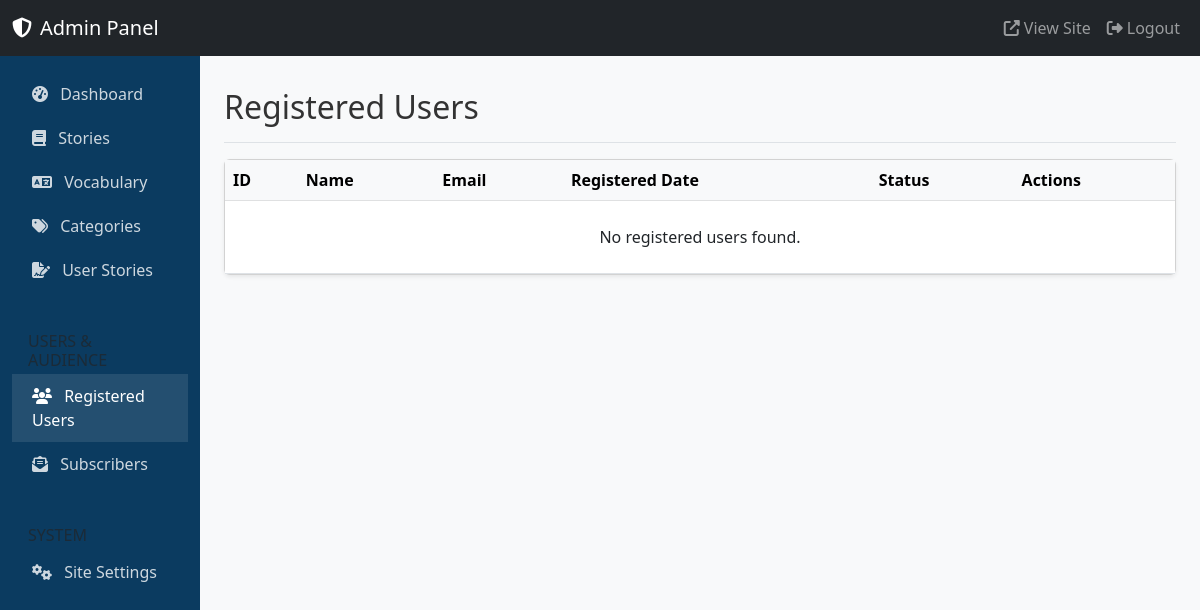
Page /english-learning/admin/users.php (signed in) on the earlier database version.
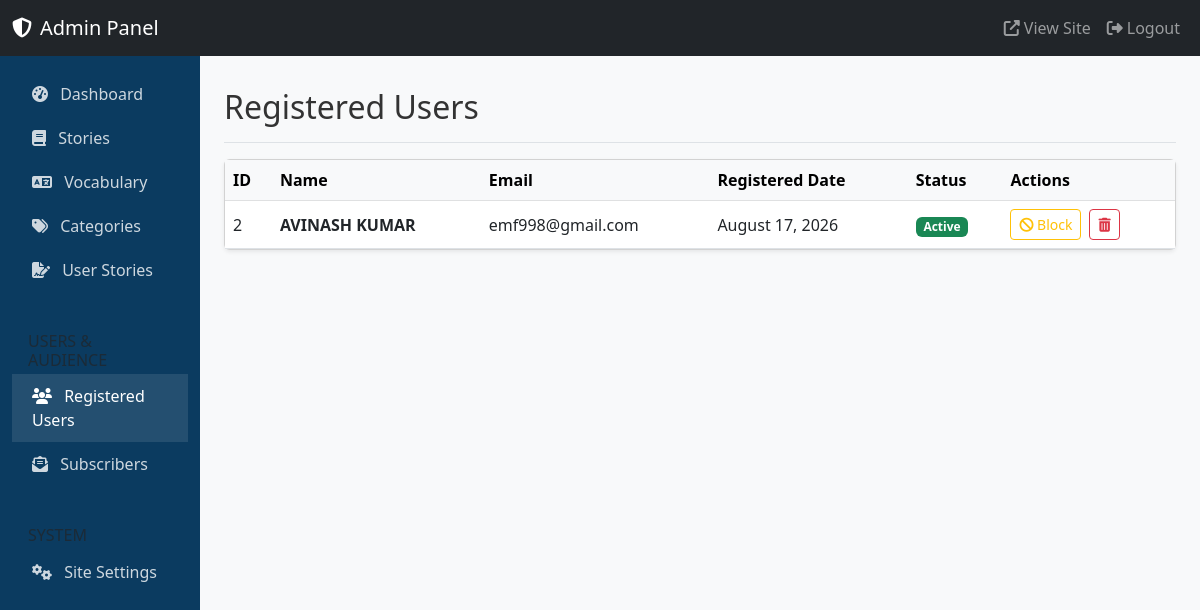
Same page on the later database version.
### tables this page shows
CREATE TABLE `users` (
  `id` int(11) NOT NULL AUTO_INCREMENT,
  `name` varchar(100) NOT NULL,
  `email` varchar(100) NOT NULL,
  `mobile` varchar(20) DEFAULT NULL,
  `status` enum('active','blocked') DEFAULT 'active',
  `password` varchar(255) NOT NULL,
  `created_at` timestamp NOT NULL DEFAULT current_timestamp(),
  PRIMARY KEY (`id`),
  UNIQUE KEY `email` (`email`)
);

### english-learning/includes/functions.php (called while the page is built, shortened)
<?php
function escape($string) {
    return htmlspecialchars($string, ENT_QUOTES, 'UTF-8');
}
function formatDate($date) {
    return date('F j, Y', strtotime($date));
}
?>

### english-learning/admin/users.php (the view, shortened to what this page needs)
<?php
require_once '../config/database.php';
require_once '../includes/functions.php';
$page = isset($_GET['page']) ? (int)$_GET['page'] : 1;
$per_page = 20;
$offset = ($page - 1) * $per_page;
$stmt = $pdo->prepare("SELECT id, name, email, status, created_at FROM users ORDER BY created_at DESC LIMIT :limit OFFSET :offset");
$stmt->bindValue(':limit', $per_page, PDO::PARAM_INT);
$stmt->bindValue(':offset', $offset, PDO::PARAM_INT);
$stmt->execute();
$users = $stmt->fetchAll();
include 'includes/header.php';
?>
<div class="d-flex justify-content-between flex-wrap flex-md-nowrap align-items-center pt-3 pb-2 mb-3 border-bottom">
    <h1 class="h2">Registered Users</h1>
</div>
<div class="card shadow-sm">
    <div class="card-body p-0">
        <div class="table-responsive">
            <table class="table table-hover align-middle mb-0">
                <thead class="table-light">
                    <tr>
                        <th>ID</th>
                        <th>Name</th>
                        <th>Email</th>
                        <th>Registered Date</th>
                        <th>Status</th>
                        <th>Actions</th>
                    </tr>
                </thead>
                <tbody>
                    <?php if (count($users) > 0): ?>
                        <?php foreach ($users as $user): ?>
                        <tr>
                            <td><?= $user['id'] ?></td>
                            <td><strong><?= escape($user['name']) ?></strong></td>
                            <td><?= escape($user['email']) ?></td>
                            <td><?= formatDate($user['created_at']) ?></td>
                            <td>
                                <?php if($user['status'] == 'blocked'): ?>
                                    <span class="badge bg-danger">Blocked</span>
                                <?php else: ?>
                                    <span class="badge bg-success">Active</span>
                                <?php endif; ?>
                            </td>
                            <td>
                                <div class="d-flex gap-2">
                                    <form method="POST" action="" onsubmit="return confirm('Are you sure you want to change this user\'s status?');">
                                        <?php if($user['status'] == 'blocked'): ?>
                                            <input type="hidden" name="action" value="unblock">
                                            <button type="submit" class="btn btn-sm btn-outline-success" title="Unblock User"><i class="fas fa-unlock"></i> Unblock</button>
                                        <?php else: ?>
                                            <button type="submit" class="btn btn-sm btn-outline-warning" title="Block User"><i class="fas fa-ban"></i> Block</button>
                                        <?php endif; ?>
                                    </form>
                                    <form method="POST" action="" onsubmit="return confirm('WARNING: Are you sure you want to permanently delete this user?');">
                                        <button type="submit" class="btn btn-sm btn-outline-danger" title="Delete User"><i class="fas fa-trash-alt"></i></button>
                                    </form>
                                </div>
                            </td>
                        </tr>
                        <?php endforeach; ?>
                    <?php else: ?>
                        <tr><td colspan="6" class="text-center py-4">No registered users found.</td></tr>
                    <?php endif; ?>
                </tbody>
            </table>
        </div>
    </div>
</div>
<?php include 'includes/footer.php'; ?>

Differences in the rows shown:
added users: id "2", name "AVINASH KUMAR", email "emf998@gmail.com", created_at "August 17, 2026", status "Active"
Other differences:
text no longer shown: "No registered users found."
